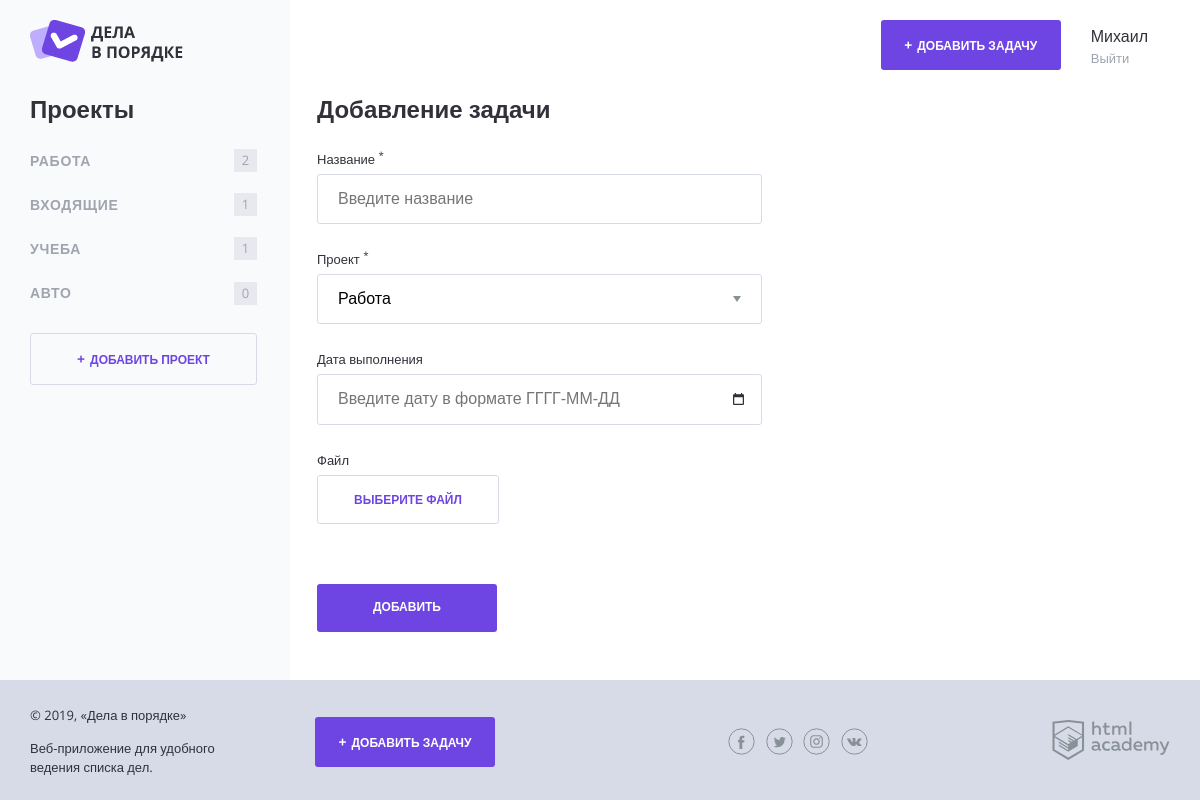
The app's page /task.php (signed in) with its own data.
### tables this page shows
CREATE TABLE projects (
    id INT AUTO_INCREMENT PRIMARY KEY,
    project_name VARCHAR(128) NOT NULL,
    author_id int NOT NULL,
    FOREIGN KEY(author_id) REFERENCES users(id)
);

### function.php (called while the page is built, shortened)
<?php
function include_template($name, array $data = [])
{
    $name = 'templates/' . $name;
    extract($data);
    require $name;
    $result = ob_get_clean();
    return $result;
}

### config.php (called while the page is built, shortened)
<?php
include_once('function.php');
$connection = mysqli_connect('127.0.0.1', 'root', 'root', 'mydeal_db');
if ($connection) {
    mysqli_set_charset($connection, "utf8");
} else {
    echo "Ошибка: Невозможно подключиться к MySQL " . mysqli_connect_error();
}
if (isset($_SESSION['id'])) {
    $projects = mysqli_fetch_all(mysqli_query($connection, "SELECT project_name, projects.id, COUNT(tasks.id) AS task_count FROM projects LEFT JOIN tasks ON tasks.project_id = projects.id WHERE projects.author_id = '$_SESSION[id]' GROUP BY projects.id ORDER BY task_count DESC"), MYSQLI_ASSOC);
}

### templates/task.php (the view, shortened to what this page needs)
<section class="content__side">
                    <h2 class="content__side-heading">Проекты</h2>
                    <nav class="main-navigation">
                        <ul class="main-navigation__list">
                        <?php foreach ($projects as $project): ?>
                        <li class="main-navigation__list-item <?= ($project['id'] == $_GET['id']) ? 'main-navigation__list-item--active':''?>">
                            <a class="main-navigation__list-item-link" href="/?id=<?= $project['id'] ?>"><?= $project['project_name'] ?></a>
                            <span class="main-navigation__list-item-count"><?= $project['task_count'] ?></span>
                        </li>
                        <?php endforeach; ?>
                        </ul>
                    </nav>
                    <a class="button button--transparent button--plus content__side-button"
                        href="project.php">Добавить проект</a>
                </section>
                <main class="content__main">
                    <h2 class="content__main-heading">Добавление задачи</h2>
                    <form class="form" action="task.php" method="POST" autocomplete="off" enctype="multipart/form-data">
                        <div class="form__row">
                            <label class="form__label" for="name">Название <sup>*</sup></label>
                            <input class="form__input <?= isset($errors['name']) ? 'form__input--error' : ''; ?>" type="text" name="name" id="name" value="<?= isset($_POST['name']) ? ($_POST['name']) : ''; ?>"
                                placeholder="Введите название">
                        </div>
                        <div class="form__row">
                            <label class="form__label" for="project">Проект <sup>*</sup></label>
                            <select class="form__input form__input--select <?= isset($errors['project']) ? 'form__input--error' : ''; ?>" name="project" id="project">
                                <?php foreach ($projects as $project): ?>
                                <option <?php if (isset($_POST['project']) and $_POST['project'] == $project['id']){echo 'selected';}?> value="<?= $project['id'] ?>"><?= $project['project_name'] ?>
                                </option>
                                <?php endforeach; ?>
                            </select>
                        </div>
                        <div class="form__row">
                            <label class="form__label" for="date">Дата выполнения</label>
                            <input class="form__input form__input--date <?= isset($errors['date']) ? 'form__input--error' : ''; ?>" type="text" name="date" id="date" value="<?= isset($_POST['date']) ? ($_POST['date']) : ''; ?>"
                                placeholder="Введите дату в формате ГГГГ-ММ-ДД">
                        </div>
                        <div class="form__row">
                            <label class="form__label" for="file">Файл</label>
                            <div class="form__input-file">
                                <label class="button button--transparent" for="file">
                                    <span>Выберите файл</span>
                                </label>
                            </div>
                        </div>
                        <div class="form__row form__row--controls">
                            <input class="button" type="submit" name="" value="Добавить">
                        </div>
                    </form>
                </main>

### records on screen
projects: project_name "РАБОТА", task_count "2"
projects: project_name "ВХОДЯЩИЕ", task_count "1"
projects: project_name "УЧЕБА", task_count "1"
projects: project_name "АВТО", task_count "0"

### other values on screen
$_SESSION['user'] "Михаил"
form field project "Работа"
